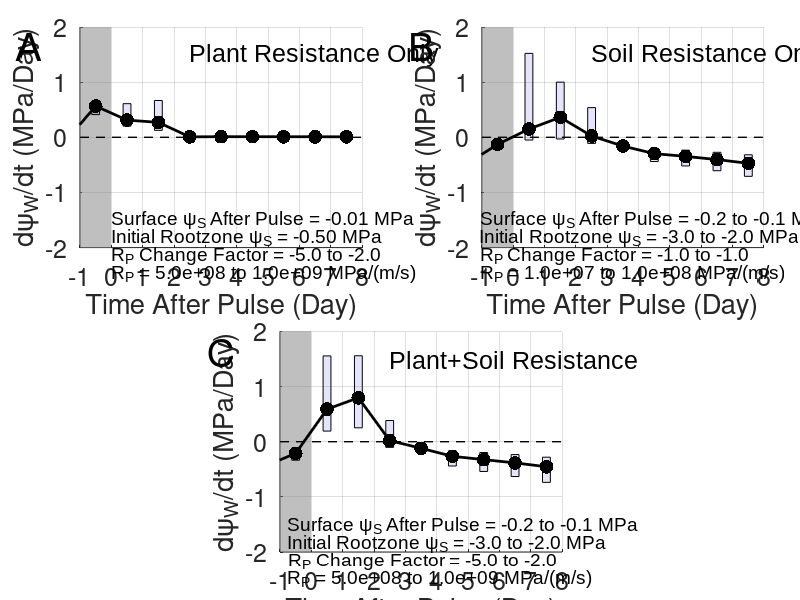

Recreate this plot in MATLAB.
%%
clc
clear

cd('/Users/andrewfeldman/Dropbox (MIT)/SMAP/Project_PlantSoilVODStudy_TauEfolding/Figures_ToDistribute')
load('SPACTimeSeries_plantonly')
tpredawn = -5:1:8;
tpredawn1 = tpredawn-0.5;
dpsiWPrct = prctile(dpsiWPredawnVec,[25 50 75],1);

figure
iplotA = subplot(2,2,1);

patch([-1 0 0 -1],[-2 -2 2 2],[0.5 0.5 0.5],...
    'facealpha',0.5,'linestyle','none')
hold on
binwidth = 0.125;
for ip1 = 1:length(tpredawn1)
    plot([tpredawn1(ip1)-binwidth tpredawn1(ip1)+binwidth],[dpsiWPrct(3,ip1) dpsiWPrct(3,ip1)],'-k')   
    hold on
    plot([tpredawn1(ip1)-binwidth tpredawn1(ip1)+binwidth],[dpsiWPrct(1,ip1) dpsiWPrct(1,ip1)],'-k')  
    hold on
    plot([tpredawn1(ip1)-binwidth tpredawn1(ip1)-binwidth],[dpsiWPrct(1,ip1) dpsiWPrct(3,ip1)],'-k')     
    hold on
    plot([tpredawn1(ip1)+binwidth tpredawn1(ip1)+binwidth],[dpsiWPrct(1,ip1) dpsiWPrct(3,ip1)],'-k') 
    hold on
    patch([tpredawn1(ip1)-binwidth tpredawn1(ip1)-binwidth tpredawn1(ip1)+binwidth tpredawn1(ip1)+binwidth],...
    [dpsiWPrct(1,ip1) dpsiWPrct(3,ip1) dpsiWPrct(3,ip1) dpsiWPrct(1,ip1)],...
    [0 0 0.8],'facealpha',0.1,'linestyle','none')
end
plot(tpredawn1,dpsiWPrct([2],:),'.-k','linewidth',2,'markersize',30)
hold on
plot([-1 15],[0 0],'--k','linewidth',1)
set(gca,'xtick',[-1:1:8])
xlim([-1 8])
ylim([-2 2])
ylabel('d\psi_{W}/dt (MPa/Day)')
xlabel('Time After Pulse (Day)')
grid on
set(gca,'fontsize',18)

dim1 = [0.14 0.56 0.1 0.1];
str1 = ['R_{P} Change Factor = ' ...
    sprintf('%0.1f',dist_rXFactor(1)) ' to ' ...
    sprintf('%0.1f',dist_rXFactor(2)) ''];
    annotation('textbox',dim1,'String',str1,'fontsize',14,...
        'Fontname','arial','EdgeColor','none') 
dim1 = [0.14 0.53 0.1 0.1];
str1 = ['R_{P} = ' ...
    sprintf('%0.1e',10.^dist_rX(1)) ' to ' ...
    sprintf('%0.1e',10.^dist_rX(2)) ' MPa/(m/s)'];
    annotation('textbox',dim1,'String',str1,'fontsize',14,...
        'Fontname','arial','EdgeColor','none')        
dim1 = [0.14 0.59 0.1 0.1];
str1 = ['Initial Rootzone \psi_{S} = ' ...
    sprintf('%0.2f',psiS_Init) ' MPa'];
    annotation('textbox',dim1,'String',str1,'fontsize',14,...
        'Fontname','arial','EdgeColor','none')     
dim1 = [0.14 0.62 0.1 0.1];
str1 = ['Surface \psi_{S} After Pulse = ' ...
    sprintf('%0.2f',psiS_Pulse) ' MPa'];
    annotation('textbox',dim1,'String',str1,'fontsize',14,...
        'Fontname','arial','EdgeColor','none')

text(2.5,1.5,['Plant Resistance Only'],'fontsize',18,'Fontname','arial')

load('SPACTimeSeries_soilonly')
tpredawn = -5:1:8;
tpredawn1 = tpredawn-0.5;
dpsiWPrct = prctile(dpsiWPredawnVec,[25 50 75],1);

iplotB = subplot(2,2,2);
patch([-1 0 0 -1],[-2 -2 2 2],[0.5 0.5 0.5],...
    'facealpha',0.5,'linestyle','none')
hold on
binwidth = 0.125;
for ip1 = 1:length(tpredawn1)
    plot([tpredawn1(ip1)-binwidth tpredawn1(ip1)+binwidth],[dpsiWPrct(3,ip1) dpsiWPrct(3,ip1)],'-k')   
    hold on
    plot([tpredawn1(ip1)-binwidth tpredawn1(ip1)+binwidth],[dpsiWPrct(1,ip1) dpsiWPrct(1,ip1)],'-k')  
    hold on
    plot([tpredawn1(ip1)-binwidth tpredawn1(ip1)-binwidth],[dpsiWPrct(1,ip1) dpsiWPrct(3,ip1)],'-k')     
    hold on
    plot([tpredawn1(ip1)+binwidth tpredawn1(ip1)+binwidth],[dpsiWPrct(1,ip1) dpsiWPrct(3,ip1)],'-k') 
    hold on
    patch([tpredawn1(ip1)-binwidth tpredawn1(ip1)-binwidth tpredawn1(ip1)+binwidth tpredawn1(ip1)+binwidth],...
    [dpsiWPrct(1,ip1) dpsiWPrct(3,ip1) dpsiWPrct(3,ip1) dpsiWPrct(1,ip1)],...
    [0 0 0.8],'facealpha',0.1,'linestyle','none')
end
plot(tpredawn1,dpsiWPrct([2],:),'.-k','linewidth',2,'markersize',30)
hold on
plot([-1 15],[0 0],'--k','linewidth',1)
set(gca,'xtick',[-1:1:8])

xlim([-1 8])
ylim([-2 2])
ylabel('d\psi_{W}/dt (MPa/Day)')
xlabel('Time After Pulse (Day)')
grid on
set(gca,'fontsize',18)

dim1 = [0.6 0.53 0.1 0.1];
str1 = ['R_{P} = ' ...
    sprintf('%0.1e',10.^dist_rX(1)) ' to ' ...
    sprintf('%0.1e',10.^dist_rX(2)) ' MPa/(m/s)'];
    annotation('textbox',dim1,'String',str1,'fontsize',14,...
        'Fontname','arial','EdgeColor','none')     
dim1 = [0.6 0.56 0.1 0.1];
str1 = ['R_{P} Change Factor = ' ...
    sprintf('%0.1f',dist_rXFactor(1)) ' to ' ...
    sprintf('%0.1f',dist_rXFactor(2)) ''];
    annotation('textbox',dim1,'String',str1,'fontsize',14,...
        'Fontname','arial','EdgeColor','none')      
dim1 = [0.6 0.59 0.1 0.1];
str1 = ['Initial Rootzone \psi_{S} = ' ...
    sprintf('%0.1f',dist_psiS_Init(1)) ' to ' ...
    sprintf('%0.1f',dist_psiS_Init(2)) ' MPa'];
    annotation('textbox',dim1,'String',str1,'fontsize',14,...
        'Fontname','arial','EdgeColor','none')     
dim1 = [0.6 0.62 0.1 0.1];
str1 = ['Surface \psi_{S} After Pulse = ' ...
    sprintf('%0.1f',dist_psiS_Pulse(1)) ' to ' ...
    sprintf('%0.1f',dist_psiS_Pulse(2)) ' MPa'];
    annotation('textbox',dim1,'String',str1,'fontsize',14,...
        'Fontname','arial','EdgeColor','none')     
    
text(2.5,1.5,['Soil Resistance Only'],'fontsize',18,'Fontname','arial')
    
load('SPACTimeSeries_soilplant')
tpredawn = -5:1:8;
tpredawn1 = tpredawn-0.5;
dpsiWPrct = prctile(dpsiWPredawnVec,[25 50 75],1);

iplotC = subplot(2,2,3);
patch([-1 0 0 -1],[-2 -2 2 2],[0.5 0.5 0.5],...
    'facealpha',0.5,'linestyle','none')
hold on
binwidth = 0.125;
for ip1 = 1:length(tpredawn1)
    plot([tpredawn1(ip1)-binwidth tpredawn1(ip1)+binwidth],[dpsiWPrct(3,ip1) dpsiWPrct(3,ip1)],'-k')   
    hold on
    plot([tpredawn1(ip1)-binwidth tpredawn1(ip1)+binwidth],[dpsiWPrct(1,ip1) dpsiWPrct(1,ip1)],'-k')  
    hold on
    plot([tpredawn1(ip1)-binwidth tpredawn1(ip1)-binwidth],[dpsiWPrct(1,ip1) dpsiWPrct(3,ip1)],'-k')     
    hold on
    plot([tpredawn1(ip1)+binwidth tpredawn1(ip1)+binwidth],[dpsiWPrct(1,ip1) dpsiWPrct(3,ip1)],'-k') 
    hold on
    patch([tpredawn1(ip1)-binwidth tpredawn1(ip1)-binwidth tpredawn1(ip1)+binwidth tpredawn1(ip1)+binwidth],...
    [dpsiWPrct(1,ip1) dpsiWPrct(3,ip1) dpsiWPrct(3,ip1) dpsiWPrct(1,ip1)],...
    [0 0 0.8],'facealpha',0.1,'linestyle','none')
end
plot(tpredawn1,dpsiWPrct([2],:),'.-k','linewidth',2,'markersize',30)
hold on
plot([-1 15],[0 0],'--k','linewidth',1)

xlim([-1 8])
ylim([-2 2])
ylabel('d\psi_{W}/dt (MPa/Day)')
xlabel('Time After Pulse (Day)')
grid on
set(gca,'fontsize',18)
set(gca,'xtick',[-1:1:8])
dim1 = [0.36 0.02 0.1 0.1];
str1 = ['R_{P} = ' ...
    sprintf('%0.1e',10.^dist_rX(1)) ' to ' ...
    sprintf('%0.1e',10.^dist_rX(2)) ' MPa/(m/s)'];
    annotation('textbox',dim1,'String',str1,'fontsize',14,...
        'Fontname','arial','EdgeColor','none')     
dim1 = [0.36 0.05 0.1 0.1];
str1 = ['R_{P} Change Factor = ' ...
    sprintf('%0.1f',dist_rXFactor(1)) ' to ' ...
    sprintf('%0.1f',dist_rXFactor(2)) ''];
    annotation('textbox',dim1,'String',str1,'fontsize',14,...
        'Fontname','arial','EdgeColor','none')      
dim1 = [0.36 0.08 0.1 0.1];
str1 = ['Initial Rootzone \psi_{S} = ' ...
    sprintf('%0.1f',dist_psiS_Init(1)) ' to ' ...
    sprintf('%0.1f',dist_psiS_Init(2)) ' MPa'];
    annotation('textbox',dim1,'String',str1,'fontsize',14,...
        'Fontname','arial','EdgeColor','none')     
dim1 = [0.36 0.11 0.1 0.1];
str1 = ['Surface \psi_{S} After Pulse = ' ...
    sprintf('%0.1f',dist_psiS_Pulse(1)) ' to ' ...
    sprintf('%0.1f',dist_psiS_Pulse(2)) ' MPa'];
    annotation('textbox',dim1,'String',str1,'fontsize',14,...
        'Fontname','arial','EdgeColor','none')  
  
text(2.5,1.5,['Plant+Soil Resistance'],'fontsize',18,'Fontname','arial')
    
set(gcf,'position',[10 10 800 650])

AMSA = get(iplotA,'Position'); % top right fig
set(iplotA,'Position',[AMSA(1)-0.03 AMSA(2)-0. AMSA(3)+0.03 AMSA(4)+0.03]);
AMSA = get(iplotA,'Position'); % top right fig

AMSC = get(iplotB,'Position'); % top right fig
set(iplotB,'Position',[AMSC(1)+0.02 AMSA(2) AMSA(3) AMSA(4)]);
AMSC = get(iplotB,'Position'); % top right fig

AMSD = get(iplotC,'Position'); % top right fig
set(iplotC,'Position',[AMSD(1)+0.22 AMSD(2)-0.03 AMSA(3) AMSA(4)]);
AMSD = get(iplotC,'Position'); % top right fig

Atext = ['A'];
annotation('textbox',[0.02 0.9 0.1 0.1],'string',...
    Atext,'FitBoxToText','on','fontsize',28,'EdgeColor','none')
Atext = ['B'];
annotation('textbox',[0.51 0.9 0.1 0.1],'string',...
    Atext,'FitBoxToText','on','fontsize',28,'EdgeColor','none')
Atext = ['C'];
annotation('textbox',[0.26 0.39 0.1 0.1],'string',...
    Atext,'FitBoxToText','on','fontsize',28,'EdgeColor','none')
